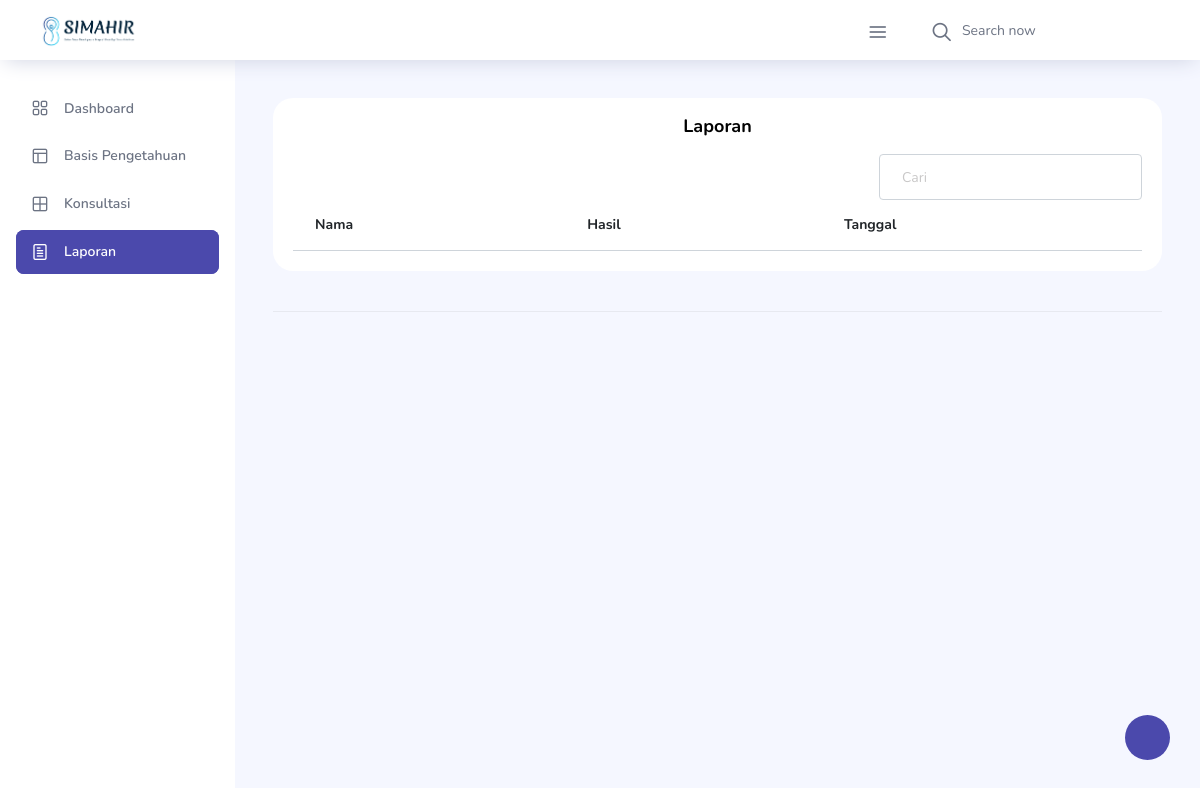
Before: /view/laporan.php (signed in) with the older database file.
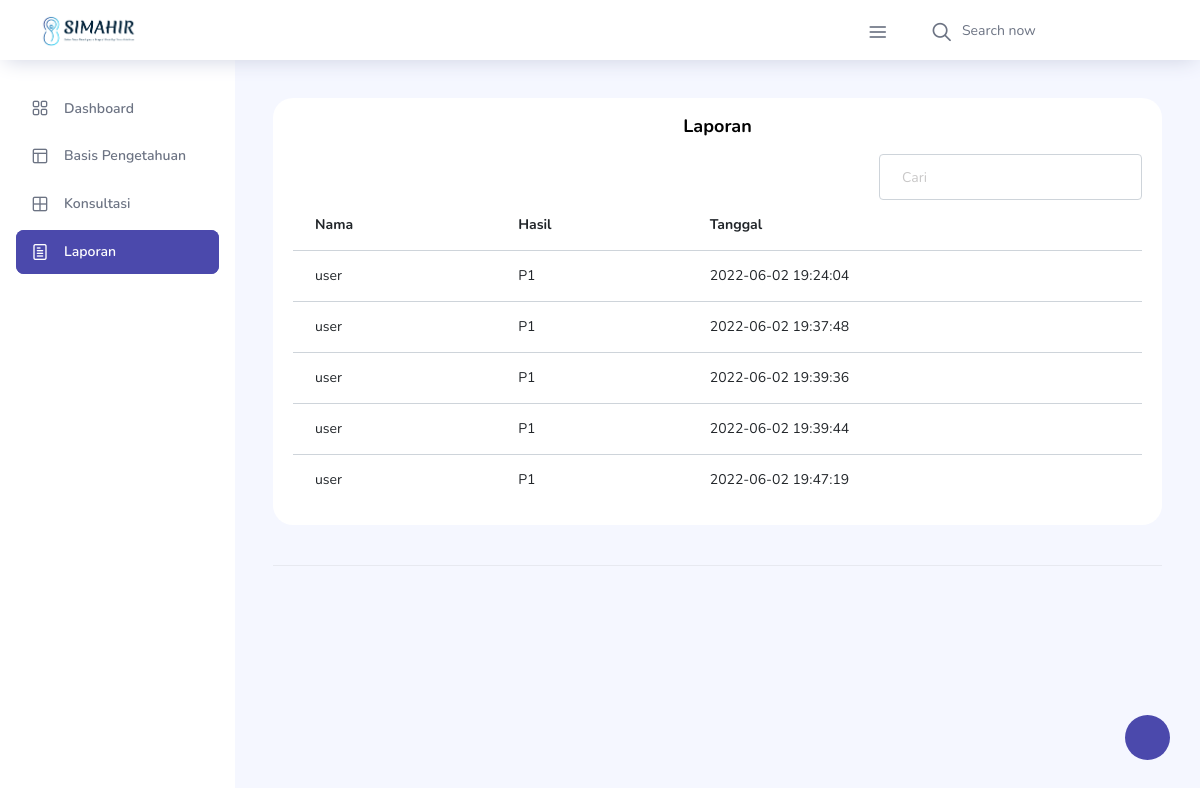
After: the same page with the newer database file.
### tables this page shows
CREATE TABLE `tb_diagnosa`  (
  `id` int(1) NOT NULL AUTO_INCREMENT,
  `nama` varchar(128) NULL DEFAULT NULL,
  `penyakit` varchar(4) NULL DEFAULT NULL,
  `tanggal` datetime(0) NULL DEFAULT current_timestamp(0),
  PRIMARY KEY (`id`) USING BTREE
);

### class/koneksi.php (called while the page is built, shortened)
<?php
    class koneksi{
        public function __construct($con){
            $this->db=$con;
        }
    }
?>

### class/class_laporan.php (the view, shortened to what this page needs)
<?php
require_once 'koneksi.php';
class laporan extends koneksi
{
    public function tampilLaporan($query)
    {
        $query = $this->db->prepare($query);
        $query->execute();
        while ($row = $query->fetch(PDO::FETCH_ASSOC)) : ?>
            <tr>
                <td><?= "{$row['nama_user']}"; ?></td>
                <td><?= "{$row['penyakit']}"; ?></td>
                <td><?= "{$row['tanggal']}"; ?></td>
            </tr>
        <?php endwhile;
    }
}

### view/laporan.php (shortened to what this page needs)
<!DOCTYPE html>
<html lang="en">
<head>
    <link rel="stylesheet" href="../template/vendors/feather/feather.css">
    <link rel="stylesheet" href="../template/vendors/ti-icons/css/themify-icons.css">
    <link rel="stylesheet" href="../template/vendors/css/vendor.bundle.base.css">
    <link rel="stylesheet" href="../template/css/vertical-layout-light/style.css">
    <link rel="stylesheet" href="../template/vendors/select2/select2.min.css">
    <link rel="stylesheet" href="../template/vendors/select2-bootstrap-theme/select2-bootstrap.min.css">
</head>
<body>
    <div class="container-scroller">
        <nav class="navbar col-lg-12 col-12 p-0 fixed-top d-flex flex-row">
            <div class="text-center navbar-brand-wrapper d-flex align-items-center justify-content-center">
                <a class="navbar-brand brand-logo mr-5" href="../template/indexuser.php"><img src="../template/images/logo.png" class="mr-2" alt="logo" /></a>
            </div>
            <div class="navbar-menu-wrapper d-flex align-items-center justify-content-end">
                <button class="navbar-toggler navbar-toggler align-self-center" type="button" data-toggle="minimize">
                    <span class="icon-menu"></span>
                </button>
                <ul class="navbar-nav mr-lg-2">
                    <li class="nav-item nav-search d-none d-lg-block">
                        <div class="input-group">
                            <div class="input-group-prepend hover-cursor" id="navbar-search-icon">
                                <span class="input-group-text" id="search">
                                    <i class="icon-search"></i>
                                </span>
                            </div>
                            <input type="text" class="form-control" id="navbar-search-input" placeholder="Search now" aria-label="search" aria-describedby="search">
                        </div>
                    </li>
                </ul>
            </div>
        </nav>
        <div class="container-fluid page-body-wrapper">
            <div class="theme-setting-wrapper">
                <div id="settings-trigger"><i class="ti-settings"></i></div>
            </div>
            <?php require_once '../template/menu_pakar.php' ?>
            <div class="main-panel">
                <div class="content-wrapper">
                    <div class="row">
                        <div class="col-lg-12 grid-margin stretch-card">
                            <div class="card">
                                <div class="card-body">
                                    <center>
                                        <h4 class="card-title">Laporan</h4>
                                    </center>
                                    <div class="row justify-content-between">
                                        <div class="col-4">
                                        </div>
                                        <div class="col-4">
                                            <input class="form-control" placeholder="Cari" type='text' id='input' onkeyup='searchTable()'>
                                        </div>
                                    </div>
                                    <div class="table-responsive">
                                        <table class="table table-hover">
                                            <thead>
                                                <tr>
                                                    <th scope="col">Nama</th>
                                                    <th scope="col">Hasil</th>
                                                    <th scope="col">Tanggal</th>
                                                </tr>
                                            </thead>
                                            <?php
                                            require_once '../class/class_laporan.php';
                                            $query = "SELECT tb_diagnosa.*, tb_login.nama as nama_user, tb_penyakit.nama_penyakit FROM tb_diagnosa JOIN tb_login ON tb_diagnosa.nama = tb_login.username JOIN tb_penyakit ON tb_diagnosa.penyakit = tb_penyakit.kode_penyakit";
                                            $laporan->tampilLaporan($query);
                                            ?>
                                        </table>
                                    </div>
                                </div>
                            </div>
                        </div>
                    </div>
                    <footer class="footer">
                    </footer>
                </div>
            </div>
        </div>
</body>
</html>

### template/menu_pakar.php
<nav class="sidebar sidebar-offcanvas" id="sidebar">
    <ul class="nav">
        <li class="nav-item">
            <a class="nav-link" href="../template/indexpakar.php">
                <i class="icon-grid menu-icon"></i>
                <span class="menu-title">Dashboard</span>
            </a>
        </li>
        <li class="nav-item">
            <a class="nav-link" href="../view/basis_pengetahuan.php">
                <i class="icon-layout menu-icon"></i>
                <span class="menu-title">Basis Pengetahuan</span>
            </a>
        </li>
        <li class="nav-item">
            <a class="nav-link" href="../view/pakarkonsul.php">
                <i class="icon-grid-2  menu-icon"></i>
                <span class="menu-title">Konsultasi</span>
            </a>
        </li>
        <li class="nav-item">
            <a class="nav-link" href="../view/laporan.php">
                <i class="icon-paper menu-icon"></i>
                <span class="menu-title">Laporan</span>
            </a>
        </li>
    </ul>
</nav>

Changed rows visible on the page:
added tb_diagnosa: tb_login.nama "user", penyakit "P1", tanggal "2022-06-02 19:24:04"
added tb_diagnosa: tb_login.nama "user", penyakit "P1", tanggal "2022-06-02 19:37:48"
added tb_diagnosa: tb_login.nama "user", penyakit "P1", tanggal "2022-06-02 19:39:36"
added tb_diagnosa: tb_login.nama "user", penyakit "P1", tanggal "2022-06-02 19:39:44"
added tb_diagnosa: tb_login.nama "user", penyakit "P1", tanggal "2022-06-02 19:47:19"
